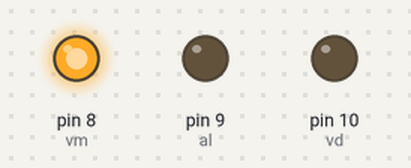
Recording of a sketch running on a simulated Arduino Uno, built with avr-gcc and run on an emulated ATmega328P. On the bench: output pins drawn as LEDs (lit = HIGH).

Above: at 1.5 s.
At 4.5 s:
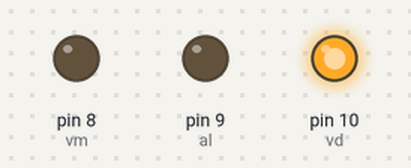
At 8.5 s:
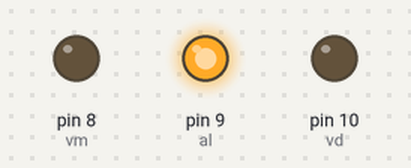
Timing chart, 0 to 13.0 s (numbered marks = the images above):
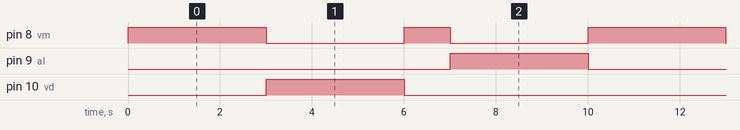

The sketch:

A04b.ino
```cpp
#define vm 8
#define al 9
#define vd 10

void setup () {
    pinMode(vm,OUTPUT);
    pinMode(al,OUTPUT);
    pinMode(vd,OUTPUT);
}

void vermelho (int tempo) {
     digitalWrite(vm,HIGH);
    digitalWrite(al,LOW);
    digitalWrite(vd,LOW);
    delay(tempo);
}


void amarelo (int tempo) {
    digitalWrite(vm,LOW);
    digitalWrite(al,LOW);
    digitalWrite(vd,HIGH);
    delay(tempo);
}

void verde (int tempo) {
    digitalWrite(vm,LOW);
    digitalWrite(al,HIGH);
    digitalWrite(vd,LOW);
    delay(tempo);
}

void loop () {
    vermelho(3000);
    amarelo(3000);
    vermelho(1000);
    verde(3000);
}
```

Measured:
- by itself, pin 8 (vm): repeats every 10.0 s: LOW 3.0 s, HIGH 1.0 s, LOW 3.0 s, HIGH 3.0 s
- by itself, pin 9 (al), pin 10 (vd): alternates HIGH for 3.0 s and LOW for 7.0 s
- by itself, everything shown: repeats every 10.0 s, in 4 steps
